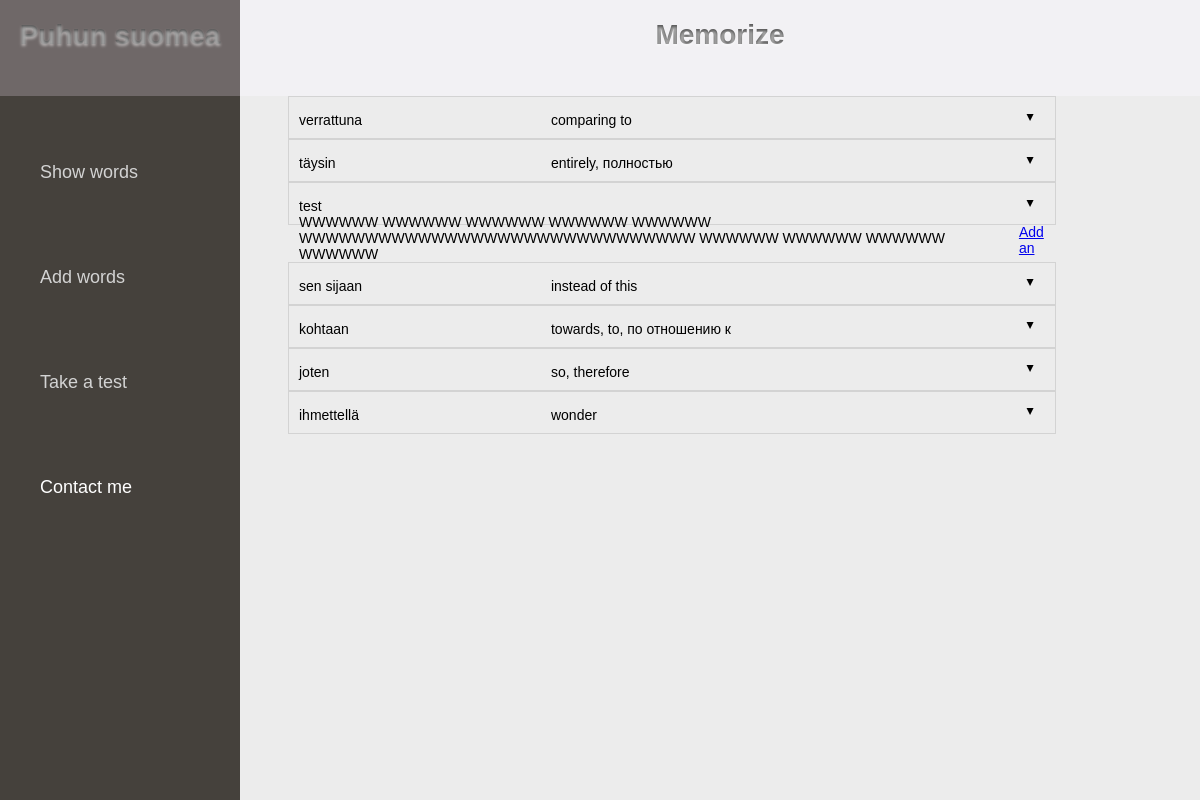
The app's page /, older data.
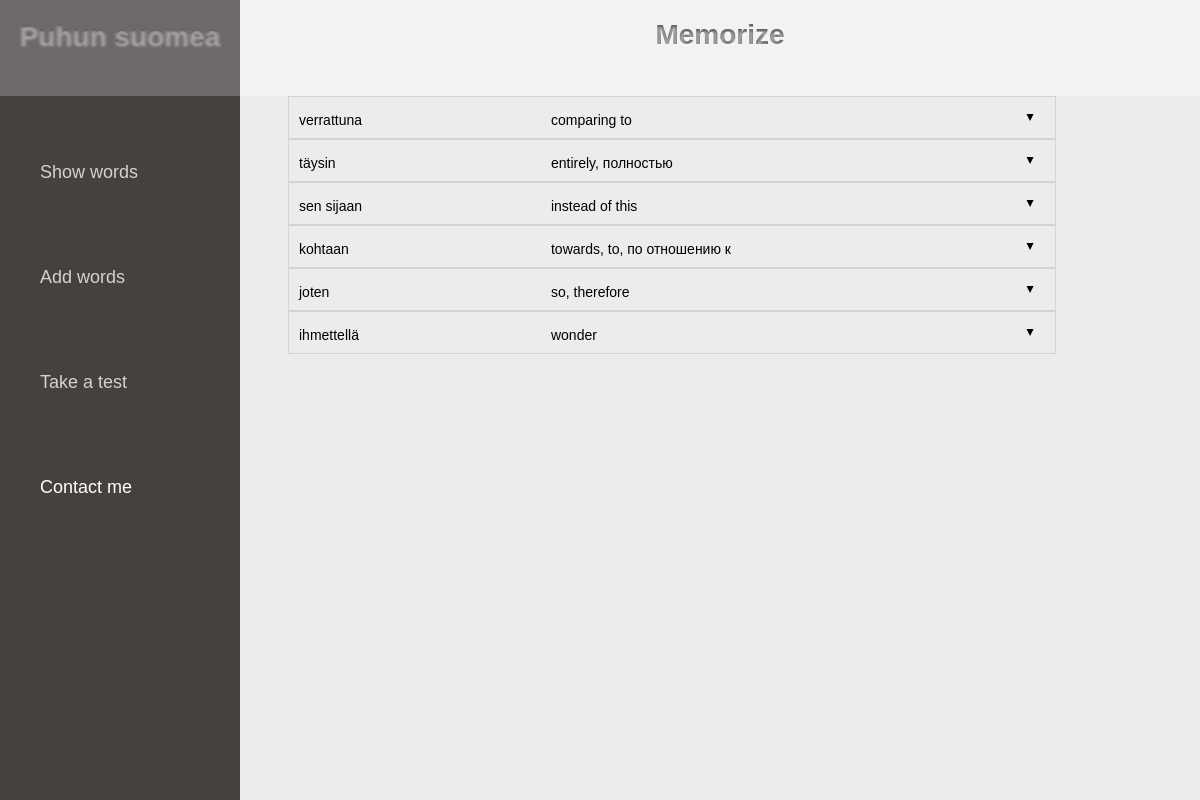
The same page, newer data.
### sanat/models.py (models this page shows, shortened)
class Word(models.Model):
	fi = models.TextField(max_length=50)
	en = models.TextField(max_length=100)
	TYYPIT = (
				('V', 'Verbi'),
				('S', 'Substantiivi'),
				('E', 'Ei mitaan'),
			)
	tyyppi = models.TextField(choices = TYYPIT, default='E')

### sanat/views.py (the view)
# urls.py: url(r'^$', views.index, name='index'),
def index(request):
	context = {
		'words_list': models.Word.objects.order_by('-fi'),
		'site_title':"Home | Puhun suomea"
		}
	return render(request, "sanat/index.html", context,)

### templates/sanat/index.html (shortened to what this page needs)
{% extends 'sanat/base.html' %}
{% block content %}
		<div class="content">
			<div class="text-content">
				{% for word in words_list %}
					<div class="each-word">
						<ul class="accordion css-accordion">
						  <li class="accordion-item">
						    <label for="word{{ forloop.counter }}" class="accordion-item-hd">
								<div class="fi-text-content">{{ word.fi }}</div>
								<div class="en-text-content">{{ word.en }}</div>
						    <span class="accordion-item-hd-cta">&#9650;</span></label>
						    <div id="div{{ forloop.counter }}"class="accordion-item-bd">
								{% with word.example_set.all as examples %}
								{% for example in examples %}
									<div> {{ forloop.counter }}. {{ example.fi }} - {{ example.en }} </div>
									<br />
								{% endfor %}
								{% endwith %}
								<a class='magnifying-glass' href="#">Add an example</a>&nbsp&nbsp&nbsp
								<a href="#">Edit word</a>&nbsp&nbsp&nbsp
								<a href="#">Delete word</a>&nbsp&nbsp&nbsp
							</div>
						  </li>
						</ul>
					</div>
				{% endfor %}
			</div>
		</div>
{% endblock content %}

Row changes from the older to the newer data that the page shows:
removed Word: fi "test", en "WWWWWW WWWWWW WWWWWW WWWWWW WWWWWW WWWWWWWWWWWWWWWWWWWWWWWWWWWWWW WWWWWW WWWWWW WWWWWW WWWWWW"
